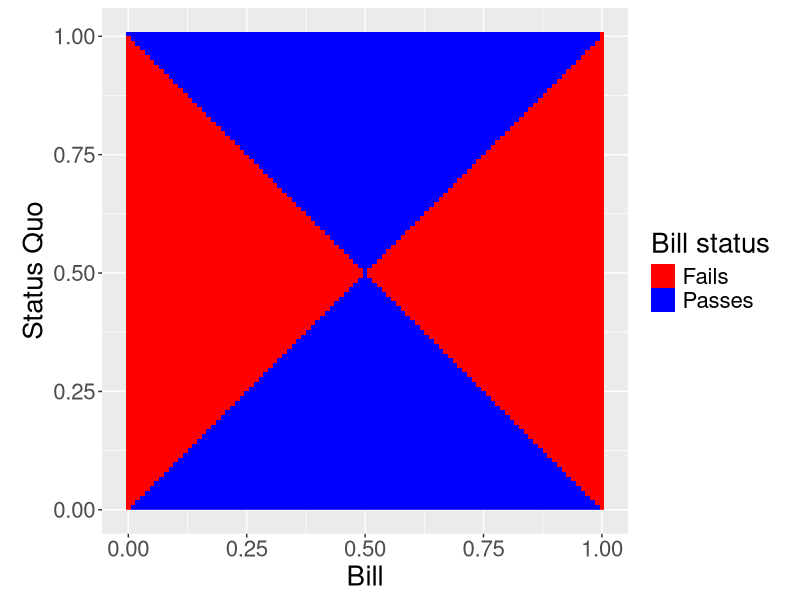
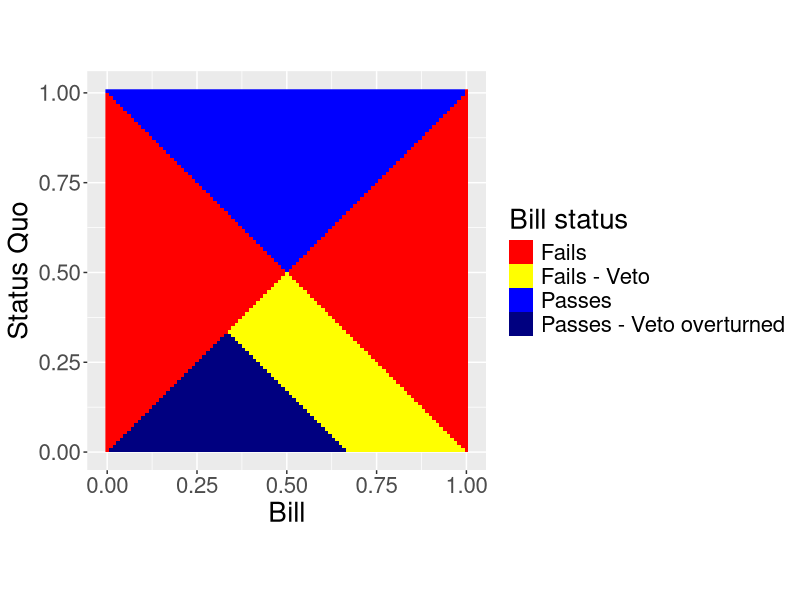
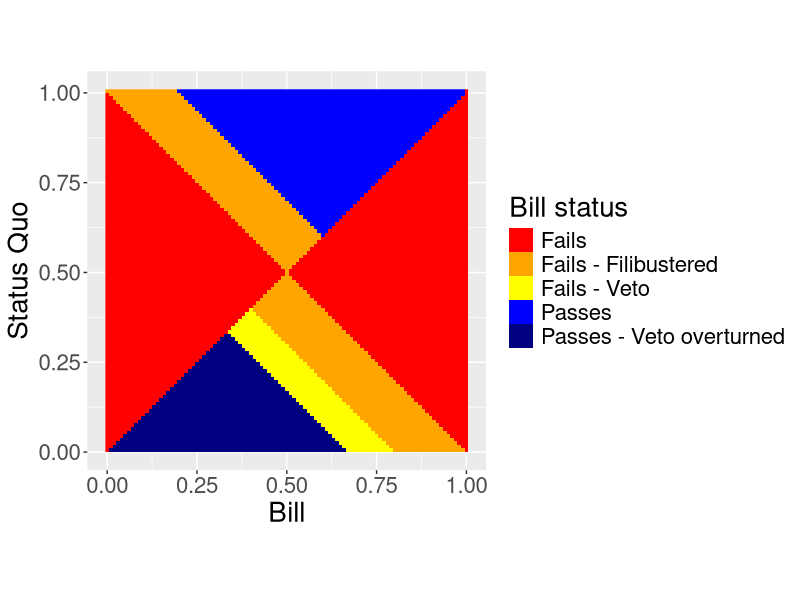

R code for these plots, in order:
## ---- chunk 1
library(ggplot2)
library(dplyr)
## ---- chunk 2
precision <- 100
points <- expand.grid(b = 0:precision/precision, s = 0:precision/precision + 0.5/precision)
points$support <- sign(points$b-points$s)*(points$b + points$s)/2
points <- mutate(points, majority = (support%%1)<0.5) %>%
  mutate(status = ifelse(majority, "Passes", "Fails"))
ggplot(points, aes(x = b, y = s, fill = status)) +
  geom_raster() +
  labs(x = "Bill", y = "Status Quo", main = "Majority support") +
  scale_fill_manual(values = c("red", "blue")) +
  guides(fill = guide_legend(title="Bill status")) +
  theme(text = element_text(size=20)) + coord_equal()
## ---- chunk 3
president <- 0
points <- mutate(points, veto = support>president) %>%
  mutate(veto_overturned = support%%1 < 1/3) %>%
  mutate(label = ifelse(majority,
                        ifelse(veto,
                               ifelse(veto_overturned,
                                      "Passes - Veto overturned",
                                      "Fails - Veto"),
                               "Passes"),
                        "Fails"))
ggplot(points, aes(x = b, y = s, fill = label)) +
  geom_raster() +
  labs(x = "Bill", y = "Status Quo", main = "Majority support") +
  scale_fill_manual(values = c("red", "yellow", "blue", "navy")) +
  guides(fill = guide_legend(title="Bill status")) +
  theme(text = element_text(size=20)) + coord_equal()
## ---- chunk 4
points <- mutate(points, filibuster = support%%1 > 0.4) %>%
    mutate(label = ifelse(majority,
                        ifelse(filibuster,
                               "Fails - Filibustered",
                               ifelse(veto,
                                      ifelse(veto_overturned,
                                             "Passes - Veto overturned",
                                             "Fails - Veto"),
                                      "Passes")),
                        "Fails"))
ggplot(points, aes(x = b, y = s, fill = label)) +
  geom_raster() +
  labs(x = "Bill", y = "Status Quo", main = "Majority support") +
  scale_fill_manual(values = c("red", "orange", "yellow", "blue", "navy")) +
  guides(fill = guide_legend(title="Bill status")) +
  theme(text = element_text(size=20)) + coord_equal()
